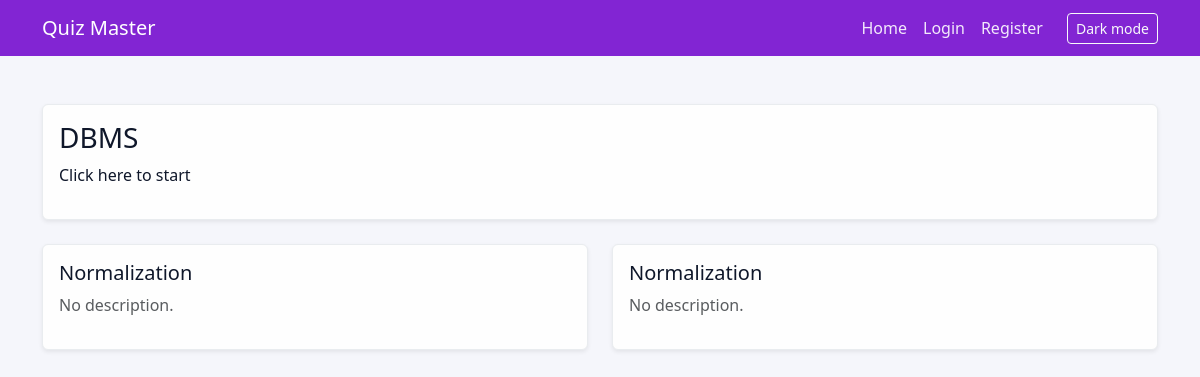
The page /subjects/3/chapters on the database its author committed.
### models.py (models this page shows, shortened)
class Subject(db.Model):
    id = db.Column(db.Integer, primary_key=True)
    name = db.Column(db.String(140), nullable=False)
    description = db.Column(db.Text)
    chapters = db.relationship("Chapter", backref="subject", lazy=True)

class Chapter(db.Model):
    id = db.Column(db.Integer, primary_key=True)
    subject_id = db.Column(db.Integer, db.ForeignKey("subject.id"), nullable=False)
    name = db.Column(db.String(140), nullable=False)
    description = db.Column(db.Text)
    quizzes = db.relationship("Quiz", backref="chapter", lazy=True)

### app.py (the view)
    @app.route("/subjects/<int:subject_id>/chapters")
    def subject_chapters(subject_id):
        subject = Subject.query.options(joinedload(Subject.chapters)).get_or_404(subject_id)
        subject.chapters.sort(key=lambda chapter: chapter.name or "")
        return render_template("subjects.html", subject=subject)

### templates/subjects.html (shortened to what this page needs)
{% extends "base.html" %}
{% block content %}
<div class="row">
  <div class="col-12">
    <div class="card shadow-sm">
      <div class="card-body">
        <h3>{{ subject.name }}</h3>
        <p>{{ subject.description or 'No description yet.' }}</p>
      </div>
    </div>
  </div>
</div>
<div class="row mt-4">
  {% for chapter in subject.chapters %}
  <div class="col-md-6 mb-3">
    <div class="card h-100 shadow-sm">
      <div class="card-body">
        <h5>{{ chapter.name }}</h5>
        <p class="text-muted">{{ chapter.description or 'No description.' }}</p>
      </div>
    </div>
  </div>
  {% else %}
  <div class="col-12">
    <p class="text-muted">No chapters available yet.</p>
  </div>
  {% endfor %}
</div>
{% endblock %}

### static/css/site.css (style rules this page uses)
:root { --bg: #f5f6fb; --card: #fefefe; --text: #0f172a; --muted: #6c757d; --border: #e9ecef; --primary: #0d6efd; --navbar: #8225d3; }
body { background: var(--bg); color: var(--text); }
.card { background: var(--card); border-color: var(--border); color: var(--text); }

### rows shown on the page
Subject: name "DBMS", description "Click here to start"
Chapter: name "Normalization", description "No description."
Chapter: name "Normalization", description "No description."
